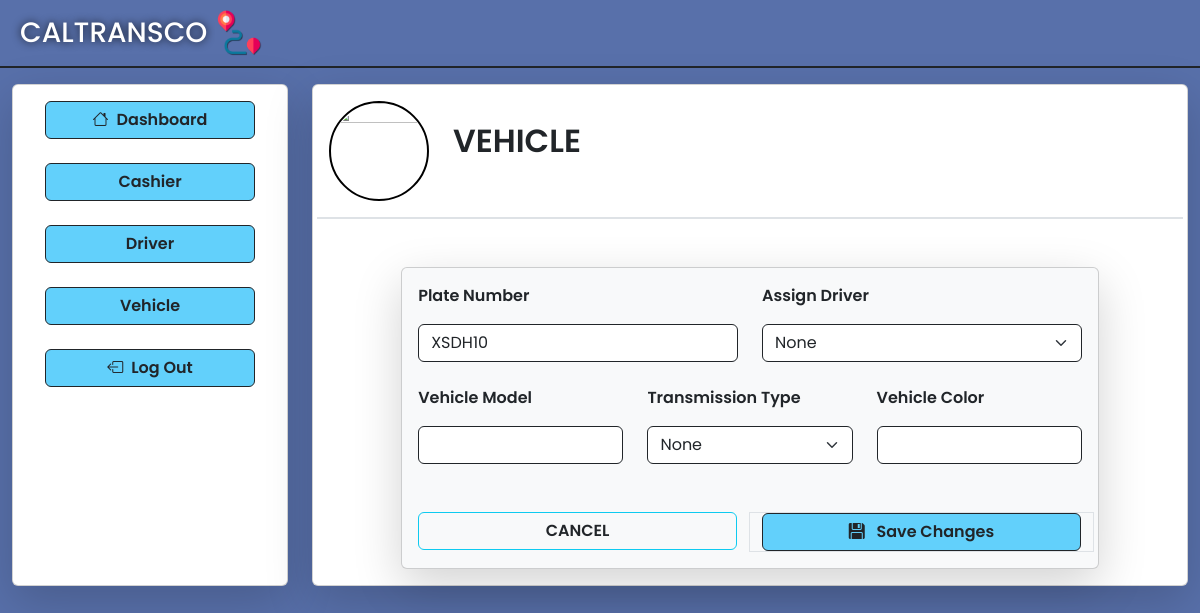
/Vehicle/edit_vehicle.php?id=3, run on an earlier commit of the app's database.
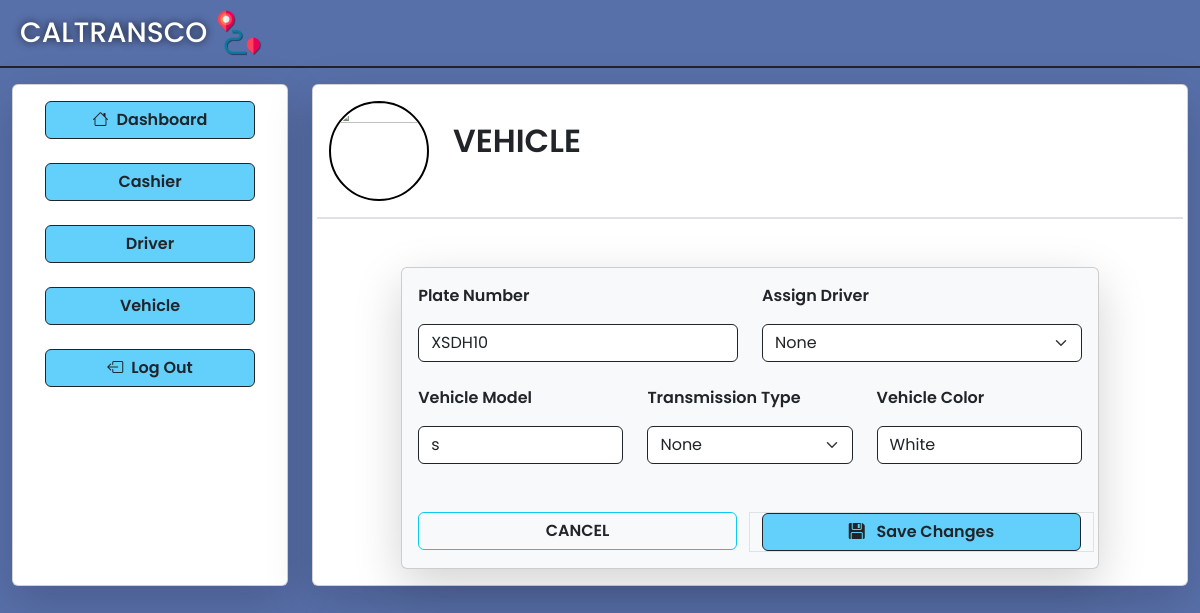
And on a later commit of the database.
### tables this page shows
CREATE TABLE `vehicle` (
  `vehicle_id` int(11) NOT NULL,
  `platenumber` varchar(100) NOT NULL,
  `vehicle_model` varchar(255) NOT NULL,
  `vehicle_color` varchar(255) NOT NULL,
  `transmission_type` varchar(255) NOT NULL,
  `driver` varchar(255) NOT NULL
);

### Vehicle/edit_vehicle.php (the view, shortened to what the changed rows need)
<!DOCTYPE html>
<html lang="en">
<?php
include "../Database/db_connect.php";
$id = $_GET['id'];
$sql = "SELECT * FROM vehicle WHERE vehicle_id=" . $id;
$result = $conn->query($sql);
$row = $result->fetch_assoc();
require "../global/head.php";
?>
<body>
    <div class="con-bg container-fluid vh-100">
        <div class="row border border-start-0 border-end-0 border-top-0 border-2 border-dark pb-2">
            <div class="col d-flex gap-2 ms-2 mt-2">
                <a href="../AdminUI/adminDashboard.php" style="text-decoration: none;" class="d-flex gap-2">
                    <h1 class="fs-3 mt-2 text-white" style="text-shadow: 0px 0px 8px rgba(0, 0, 0, 0.8);">CALTRANSCO</h1>
                </a>
            </div>
        </div>
        <div class="row pt-3">
            <div class="col col-9">
                <div class="card shadow-lg">
                    <div class="card-body">
                        <div class="row d-flex justify-content-center align-items-center mt-4 ">
                            <div class="col col-10">
                                <div class="card shadow-lg bg-light ">
                                    <div class="card-body">
                                        <form action="../Operations//op_edit_vehicle.php" method="POST">
                                            <div class="row">
                                                <div class="col">
                                                    <label for="platenumber" class="fw-semibold mb-3">Plate Number</label>
                                                    <input type="text" id="platenumber" name="platenumber" value="<?php echo $row['platenumber'] ?>" class="form-control w-100 border-dark" required>
                                                </div>
                                            </div>
                                            <div class="row mt-4 mb-5">
                                                <div class="col">
                                                    <label for="vehicle_model" class="fw-semibold mb-3">Vehicle Model</label>
                                                    <input type="text" id="vehicle_model" name="vehicle_model" value="<?php echo $row['vehicle_model'] ?>" class="form-control border-dark" required>
                                                </div>
                                                <div class="col">
                                                    <label for="vehicle_color" class="fw-semibold mb-3">Vehicle Color</label>
                                                    <input type="text" id="vehicle_color" name="vehicle_color" value="<?php echo $row['vehicle_color'] ?>" class="form-control border-dark" required>
                                                </div>
                                            </div>
                                        </form>
                                    </div>
                                </div>
                            </div>
                        </div>
                    </div>
                </div>
            </div>
        </div>
    </div>
</body>
</html>

What changed in the data, as far as the page shows it:
changed vehicle "XSDH10": vehicle_model (not shown) → "s"; vehicle_color (not shown) → "White"
